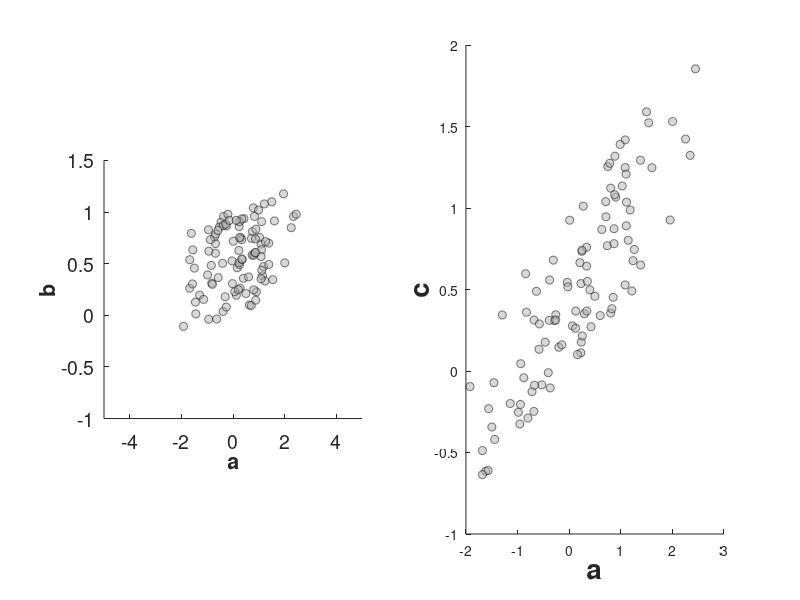

Here is the MATLAB script that generated this plot: (Note: this script raises an error after producing the figure.)
%% dependencies

% Spearman's correlation is computed using the Robust Correlation Toolbox
% https://sourceforge.net/projects/robustcorrtool/
% That toolbox also contains functions to compute the winsorized
% correlation, the skipped correlation and a few other goodies.

%% CASE 1 ================================================================
%% create & illustrate data

rng(2)

Np = 100; % sample size / number of participants
a = randn(1,Np);
b = a * .1 + rand(1,Np);
c = a * .4 + rand(1,Np);

figure('Color','w')
subplot(1,2,1)
scatter(a,b,'MarkerEdgeColor','k','MarkerFaceColor',[.7 .7 .7],'MarkerEdgeAlpha',.5,'MarkerFaceAlpha',.5)
xlabel('a','FontSize',20,'FontWeight','bold')
ylabel('b','FontSize',20,'FontWeight','bold')

subplot(1,2,2)
scatter(a,c,'MarkerEdgeColor','k','MarkerFaceColor',[.7 .7 .7],'MarkerEdgeAlpha',.5,'MarkerFaceAlpha',.5)
xlabel('a','FontSize',20,'FontWeight','bold')
ylabel('c','FontSize',20,'FontWeight','bold')

for sub = 1:2
    subplot(1,2,sub)
    axis square
    set(gca,'FontSize',14,'XLim',[-5 5],'YLim',[-1 1.5])
    lsline
end

corr1 = Spearman(a,b);
corr2 = Spearman(a,c);

%% bootstrap

Nb = 500;
bootcorr1 = zeros(Nb,1);
bootcorr2 = zeros(Nb,1);

for B = 1:Nb
    
    bootsample = randi(Np,1,Np);
    bootcorr1(B) = Spearman(a(bootsample),b(bootsample),0);
    bootcorr2(B) = Spearman(a(bootsample),c(bootsample),0);
    
end

%% confidence intervals

alpha = 0.05; % probability coverage - 0.05 for 95% CI
hi = floor((1-alpha/2)*Nb+.5);
lo = floor((alpha/2)*Nb+.5);

% for each correlation
boot1sort = sort(bootcorr1);
boot2sort = sort(bootcorr2);
boot1ci = [boot1sort(lo) boot1sort(hi)]; 
boot2ci = [boot2sort(lo) boot2sort(hi)]; 

% for the difference between correlations
bootdiff = bootcorr1 - bootcorr2;
bootdiffsort = sort(bootdiff);
diffci = [bootdiffsort(lo) bootdiffsort(hi)]; 
pvalue = mean(bootdiffsort<0);
pvalue = 2*min(pvalue,1-pvalue);

fprintf('==========================\n')
fprintf('corr(a,b) = %.2f [%.2f %.2f]\n',corr1,boot1ci(1),boot1ci(2))
fprintf('corr(a,c) = %.2f [%.2f %.2f]\n',corr2,boot2ci(1),boot2ci(2))
fprintf('difference = %.2f [%.2f %.2f]\n',corr1-corr2,diffci(1),diffci(2))

%% illustrate bootstrap distribution + confidence interval

cdiff = corr1-corr2;

figure('Color','w'); hold on
hist(bootdiff,50)
h = findobj(gca,'Type','patch');
h.FaceColor = [0 .5 .5];
h.EdgeColor = 'w';
v = axis;
plot([cdiff cdiff],[v(3) v(4)],'k','LineWidth',5)
plot([diffci(1) diffci(1)],[v(3) v(4)],'k')
plot([diffci(2) diffci(2)],[v(3) v(4)],'k')
set(gca,'FontSize',14,'Layer','Top')

%% CASE 2 ================================================================
%% create & illustrate data

rng(2)

Np = 100; % sample size / number of participants
a1 = randn(1,Np);
b1 = a * .1 + rand(1,Np);
a2 = a1 + rand(1,Np);
b2 = a2 * .2 + rand(1,Np);

figure('Color','w')
subplot(1,2,1)
scatter(a1,b1,'MarkerEdgeColor','k','MarkerFaceColor',[.7 .7 .7],'MarkerEdgeAlpha',.5,'MarkerFaceAlpha',.5)
xlabel('a1','FontSize',20,'FontWeight','bold')
ylabel('b1','FontSize',20,'FontWeight','bold')

subplot(1,2,2)
scatter(a2,b2,'MarkerEdgeColor','k','MarkerFaceColor',[.7 .7 .7],'MarkerEdgeAlpha',.5,'MarkerFaceAlpha',.5)
xlabel('a2','FontSize',20,'FontWeight','bold')
ylabel('b2','FontSize',20,'FontWeight','bold')

for sub = 1:2
    subplot(1,2,sub)
    axis square
    set(gca,'FontSize',14,'XLim',[-5 5],'YLim',[-1 1.5])
    lsline
end

corr1 = Spearman(a1,b1);
corr2 = Spearman(a2,b2);

%% bootstrap

Nb = 500;
bootcorr1 = zeros(Nb,1);
bootcorr2 = zeros(Nb,1);

for B = 1:Nb
    
    bootsample = randi(Np,1,Np);
    bootcorr1(B) = Spearman(a1(bootsample),b1(bootsample),0);
    bootcorr2(B) = Spearman(a2(bootsample),b2(bootsample),0);
    
end

%% confidence intervals

alpha = 0.05; % probability coverage - 0.05 for 95% CI
hi = floor((1-alpha/2)*Nb+.5);
lo = floor((alpha/2)*Nb+.5);

% for each correlation
boot1sort = sort(bootcorr1);
boot2sort = sort(bootcorr2);
boot1ci = [boot1sort(lo) boot1sort(hi)]; 
boot2ci = [boot2sort(lo) boot2sort(hi)]; 

% for the difference between correlations
bootdiff = bootcorr1 - bootcorr2;
bootdiffsort = sort(bootdiff);
diffci = [bootdiffsort(lo) bootdiffsort(hi)]; 
pvalue = mean(bootdiffsort<0);
pvalue = 2*min(pvalue,1-pvalue);

fprintf('==========================\n')
fprintf('corr(a1,b1) = %.2f [%.2f %.2f]\n',corr1,boot1ci(1),boot1ci(2))
fprintf('corr(a2,b2) = %.2f [%.2f %.2f]\n',corr2,boot2ci(1),boot2ci(2))
fprintf('difference = %.2f [%.2f %.2f]\n',corr1-corr2,diffci(1),diffci(2))

%% illustrate bootstrap distribution + confidence interval

cdiff = corr1-corr2;

figure('Color','w'); hold on
hist(bootdiff,50)
h = findobj(gca,'Type','patch');
h.FaceColor = [0 .5 .5];
h.EdgeColor = 'w';
v = axis;
plot([cdiff cdiff],[v(3) v(4)],'k','LineWidth',5)
plot([diffci(1) diffci(1)],[v(3) v(4)],'k')
plot([diffci(2) diffci(2)],[v(3) v(4)],'k')
plot([0 0],[v(3) v(4)],'k--','LineWidth',3)
set(gca,'FontSize',14,'Layer','Top')
